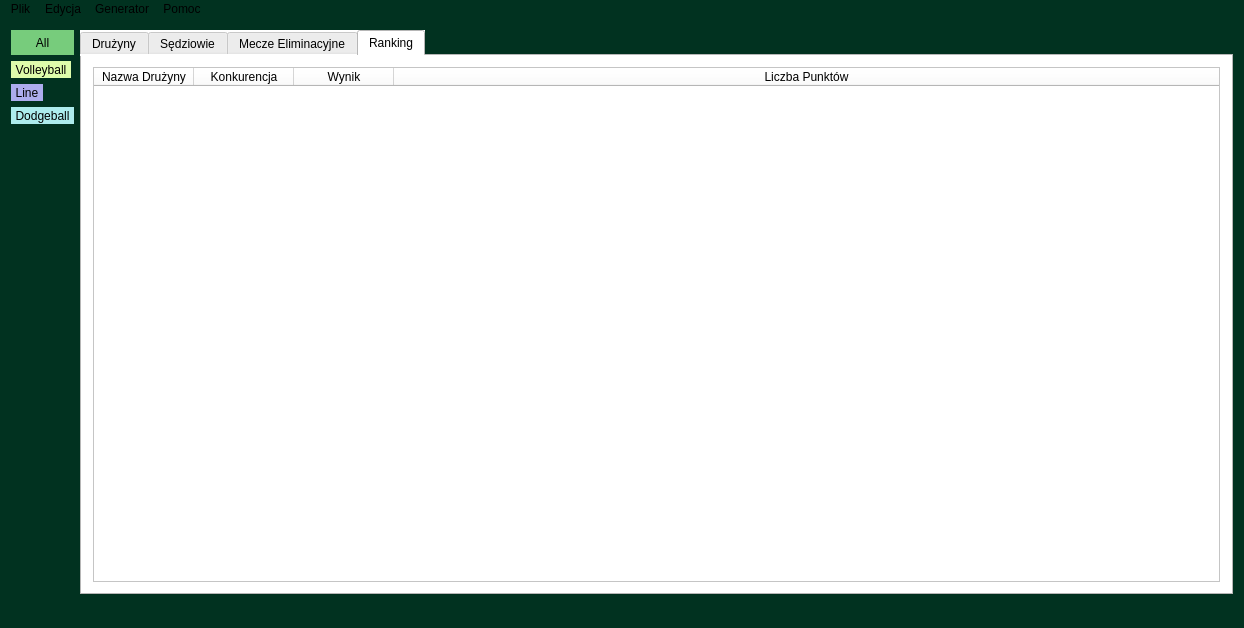
<?xml version="1.0" encoding="UTF-8"?>
<ui version="4.0">
 <class>MainWindow</class>
 <widget class="QMainWindow" name="MainWindow">
  <property name="geometry">
   <rect>
    <x>0</x>
    <y>0</y>
    <width>1244</width>
    <height>628</height>
   </rect>
  </property>
  <property name="windowTitle">
   <string>SVG</string>
  </property>
  <property name="windowIcon">
   <iconset resource="resources.qrc">
    <normaloff>:/Icons/Resources/ThumbnailAction.png</normaloff>:/Icons/Resources/ThumbnailAction.png</iconset>
  </property>
  <property name="styleSheet">
   <string notr="true">Background-color: #013220</string>
  </property>
  <widget class="QWidget" name="centralWidget">
   <layout class="QHBoxLayout" name="horizontalLayout">
    <item>
     <layout class="QVBoxLayout" name="verticalLayout">
      <item>
       <widget class="QToolButton" name="ButtonAll">
        <property name="minimumSize">
         <size>
          <width>25</width>
          <height>25</height>
         </size>
        </property>
        <property name="maximumSize">
         <size>
          <width>64</width>
          <height>64</height>
         </size>
        </property>
        <property name="styleSheet">
         <string notr="true">QToolButton{
	background-color: #AAffAf;
	border: none;
}
QToolButton:checked{
	background-color: #77cc7c;
}</string>
        </property>
        <property name="text">
         <string>All</string>
        </property>
        <property name="icon">
         <iconset resource="resources.qrc">
          <normaloff>:/Icons/Resources/Custom-Icon-Design-Flatastic-9-Yin-Yang-True-false.ico</normaloff>:/Icons/Resources/Custom-Icon-Design-Flatastic-9-Yin-Yang-True-false.ico</iconset>
        </property>
        <property name="iconSize">
         <size>
          <width>48</width>
          <height>48</height>
         </size>
        </property>
        <property name="checkable">
         <bool>true</bool>
        </property>
        <property name="checked">
         <bool>true</bool>
        </property>
        <property name="autoExclusive">
         <bool>true</bool>
        </property>
       </widget>
      </item>
      <item>
       <widget class="QToolButton" name="ButtonVolleyball">
        <property name="styleSheet">
         <string notr="true">QToolButton{
	background-color: #defcab;
	border: none;
}
QToolButton:checked{
	background-color: #abc978;
}</string>
        </property>
        <property name="text">
         <string>Volleyball</string>
        </property>
        <property name="icon">
         <iconset resource="resources.qrc">
          <normaloff>:/Icons/Resources/volleyball.png</normaloff>:/Icons/Resources/volleyball.png</iconset>
        </property>
        <property name="iconSize">
         <size>
          <width>48</width>
          <height>48</height>
         </size>
        </property>
        <property name="checkable">
         <bool>true</bool>
        </property>
        <property name="autoExclusive">
         <bool>true</bool>
        </property>
       </widget>
      </item>
      <item>
       <widget class="QToolButton" name="ButtonTugOfWar">
        <property name="styleSheet">
         <string notr="true">QToolButton{
	background-color: #adaced;
	border: none;
}
QToolButton:checked{
	background-color: #7a79ba;
}</string>
        </property>
        <property name="text">
         <string>Line</string>
        </property>
        <property name="icon">
         <iconset resource="resources.qrc">
          <normaloff>:/Icons/Resources/8ace76d9-a3f6-4a5a-8883-cdbd4852f9aa.png</normaloff>:/Icons/Resources/8ace76d9-a3f6-4a5a-8883-cdbd4852f9aa.png</iconset>
        </property>
        <property name="iconSize">
         <size>
          <width>48</width>
          <height>48</height>
         </size>
        </property>
        <property name="checkable">
         <bool>true</bool>
        </property>
        <property name="autoExclusive">
         <bool>true</bool>
        </property>
       </widget>
      </item>
      <item>
       <widget class="QToolButton" name="ButtonDodgeball">
        <property name="styleSheet">
         <string notr="true">QToolButton{
	background-color: #adeced;
	border: none;
}
QToolButton:checked{
	background-color: #7ab9ba;
}</string>
        </property>
        <property name="text">
         <string>Dodgeball</string>
        </property>
        <property name="icon">
         <iconset resource="resources.qrc">
          <normaloff>:/Icons/Resources/11764560,width=280,height=280.png</normaloff>:/Icons/Resources/11764560,width=280,height=280.png</iconset>
        </property>
        <property name="iconSize">
         <size>
          <width>48</width>
          <height>48</height>
         </size>
        </property>
        <property name="checkable">
         <bool>true</bool>
        </property>
        <property name="autoExclusive">
         <bool>true</bool>
        </property>
       </widget>
      </item>
      <item>
       <spacer name="verticalSpacer">
        <property name="orientation">
         <enum>Qt::Vertical</enum>
        </property>
        <property name="sizeHint" stdset="0">
         <size>
          <width>20</width>
          <height>40</height>
         </size>
        </property>
       </spacer>
      </item>
     </layout>
    </item>
    <item>
     <widget class="QTabWidget" name="Tablica">
      <property name="styleSheet">
       <string notr="true">background-color: #FFFFFF</string>
      </property>
      <property name="currentIndex">
       <number>3</number>
      </property>
      <widget class="QWidget" name="TabTeam">
       <attribute name="title">
        <string>Drużyny</string>
       </attribute>
       <layout class="QVBoxLayout" name="verticalLayout_3">
        <item>
         <widget class="QTableWidget" name="TableTeam">
          <property name="styleSheet">
           <string notr="true">background-color: #FFFFFF</string>
          </property>
          <property name="frameShadow">
           <enum>QFrame::Raised</enum>
          </property>
          <property name="editTriggers">
           <set>QAbstractItemView::NoEditTriggers</set>
          </property>
          <property name="verticalScrollMode">
           <enum>QAbstractItemView::ScrollPerPixel</enum>
          </property>
          <property name="horizontalScrollMode">
           <enum>QAbstractItemView::ScrollPerPixel</enum>
          </property>
          <attribute name="horizontalHeaderStretchLastSection">
           <bool>true</bool>
          </attribute>
          <column>
           <property name="text">
            <string>Nazwa Drużyny</string>
           </property>
          </column>
          <column>
           <property name="text">
            <string>Rodzaj</string>
           </property>
          </column>
          <column>
           <property name="text">
            <string>Zawodnik 1</string>
           </property>
          </column>
          <column>
           <property name="text">
            <string>Zawodnik 2</string>
           </property>
          </column>
          <column>
           <property name="text">
            <string>Zawodnik 3</string>
           </property>
          </column>
          <column>
           <property name="text">
            <string>Zawodnik 4</string>
           </property>
          </column>
          <column>
           <property name="text">
            <string>Zawodnik 5</string>
           </property>
          </column>
         </widget>
        </item>
       </layout>
      </widget>
      <widget class="QWidget" name="TabRefree">
       <attribute name="title">
        <string>Sędziowie</string>
       </attribute>
       <layout class="QVBoxLayout" name="verticalLayout_4">
        <item>
         <widget class="QTableWidget" name="TableRefree">
          <property name="editTriggers">
           <set>QAbstractItemView::NoEditTriggers</set>
          </property>
          <attribute name="horizontalHeaderStretchLastSection">
           <bool>true</bool>
          </attribute>
          <column>
           <property name="text">
            <string>Imie</string>
           </property>
          </column>
          <column>
           <property name="text">
            <string>Nazwisko</string>
           </property>
          </column>
          <column>
           <property name="text">
            <string>Rola</string>
           </property>
          </column>
          <column>
           <property name="text">
            <string>Dyscyplina</string>
           </property>
          </column>
         </widget>
        </item>
       </layout>
      </widget>
      <widget class="QWidget" name="TabMatch">
       <attribute name="title">
        <string>Mecze Eliminacyjne</string>
       </attribute>
       <layout class="QVBoxLayout" name="verticalLayout_5">
        <item>
         <widget class="QTableWidget" name="TableMatch">
          <property name="editTriggers">
           <set>QAbstractItemView::NoEditTriggers</set>
          </property>
          <property name="gridStyle">
           <enum>Qt::SolidLine</enum>
          </property>
          <attribute name="horizontalHeaderCascadingSectionResizes">
           <bool>true</bool>
          </attribute>
          <attribute name="horizontalHeaderDefaultSectionSize">
           <number>100</number>
          </attribute>
          <attribute name="horizontalHeaderShowSortIndicator" stdset="0">
           <bool>false</bool>
          </attribute>
          <attribute name="horizontalHeaderStretchLastSection">
           <bool>true</bool>
          </attribute>
          <attribute name="verticalHeaderCascadingSectionResizes">
           <bool>false</bool>
          </attribute>
          <column>
           <property name="text">
            <string>Drużyna 1</string>
           </property>
          </column>
          <column>
           <property name="text">
            <string>Drużyna 2</string>
           </property>
          </column>
          <column>
           <property name="text">
            <string>Wynik</string>
           </property>
          </column>
          <column>
           <property name="text">
            <string>Konkurencja</string>
           </property>
          </column>
          <column>
           <property name="text">
            <string>Sędzia</string>
           </property>
          </column>
          <column>
           <property name="text">
            <string>Sędzia Pomocniczy 1</string>
           </property>
          </column>
          <column>
           <property name="text">
            <string>Sędzia Pomocniczy 2</string>
           </property>
          </column>
         </widget>
        </item>
       </layout>
      </widget>
      <widget class="QWidget" name="TabRank">
       <attribute name="title">
        <string>Ranking</string>
       </attribute>
       <layout class="QVBoxLayout" name="verticalLayout_8">
        <item>
         <widget class="QTableWidget" name="TableRank">
          <property name="editTriggers">
           <set>QAbstractItemView::NoEditTriggers</set>
          </property>
          <attribute name="horizontalHeaderCascadingSectionResizes">
           <bool>false</bool>
          </attribute>
          <attribute name="horizontalHeaderStretchLastSection">
           <bool>true</bool>
          </attribute>
          <column>
           <property name="text">
            <string>Nazwa Drużyny</string>
           </property>
          </column>
          <column>
           <property name="text">
            <string>Konkurencja</string>
           </property>
          </column>
          <column>
           <property name="text">
            <string>Wynik</string>
           </property>
          </column>
          <column>
           <property name="text">
            <string>Liczba Punktów</string>
           </property>
          </column>
         </widget>
        </item>
       </layout>
      </widget>
     </widget>
    </item>
   </layout>
  </widget>
  <widget class="QMenuBar" name="menuBar">
   <property name="geometry">
    <rect>
     <x>0</x>
     <y>0</y>
     <width>1244</width>
     <height>25</height>
    </rect>
   </property>
   <widget class="QMenu" name="menuXD">
    <property name="title">
     <string>Plik</string>
    </property>
    <addaction name="actionZapisz"/>
    <addaction name="actionWczytaj"/>
   </widget>
   <widget class="QMenu" name="menuEdycja">
    <property name="title">
     <string>Edycja</string>
    </property>
    <widget class="QMenu" name="menuDruzyny">
     <property name="title">
      <string>Drużyny</string>
     </property>
     <addaction name="actionDodaj"/>
     <addaction name="actionUsun"/>
     <addaction name="actionEdytuj"/>
    </widget>
    <widget class="QMenu" name="menuSedziowie">
     <property name="title">
      <string>Sędziowie</string>
     </property>
     <addaction name="actionDodaj_2"/>
     <addaction name="actionUsun_2"/>
     <addaction name="actionEdytuj_2"/>
    </widget>
    <addaction name="menuDruzyny"/>
    <addaction name="menuSedziowie"/>
   </widget>
   <widget class="QMenu" name="menuHelp">
    <property name="title">
     <string>Pomoc</string>
    </property>
    <addaction name="actionO_nas"/>
   </widget>
   <widget class="QMenu" name="menuGenerator">
    <property name="title">
     <string>Generator</string>
    </property>
    <addaction name="actionGeneruj_Druzyny"/>
    <addaction name="actionGeneruj_Sedziego"/>
   </widget>
   <addaction name="menuXD"/>
   <addaction name="menuEdycja"/>
   <addaction name="menuGenerator"/>
   <addaction name="menuHelp"/>
  </widget>
  <widget class="QStatusBar" name="statusBar"/>
  <action name="actionZapisz">
   <property name="text">
    <string>Zapisz</string>
   </property>
  </action>
  <action name="actionWczytaj">
   <property name="text">
    <string>Wczytaj</string>
   </property>
  </action>
  <action name="actionDodaj">
   <property name="text">
    <string>Dodaj</string>
   </property>
  </action>
  <action name="actionUsun">
   <property name="text">
    <string>Usun</string>
   </property>
  </action>
  <action name="actionEdytuj">
   <property name="text">
    <string>Edytuj</string>
   </property>
  </action>
  <action name="actionDodaj_2">
   <property name="text">
    <string>Dodaj</string>
   </property>
  </action>
  <action name="actionUsun_2">
   <property name="text">
    <string>Usun</string>
   </property>
  </action>
  <action name="actionEdytuj_2">
   <property name="text">
    <string>Edytuj</string>
   </property>
  </action>
  <action name="actionO_nas">
   <property name="text">
    <string>O nas</string>
   </property>
  </action>
  <action name="actionGeneruj_Druzyny">
   <property name="text">
    <string>Generuj Druzyny</string>
   </property>
  </action>
  <action name="actionGeneruj_Sedziego">
   <property name="text">
    <string>Generuj Sedziego</string>
   </property>
  </action>
 </widget>
 <layoutdefault spacing="6" margin="11"/>
 <resources>
  <include location="resources.qrc"/>
 </resources>
 <connections/>
</ui>
